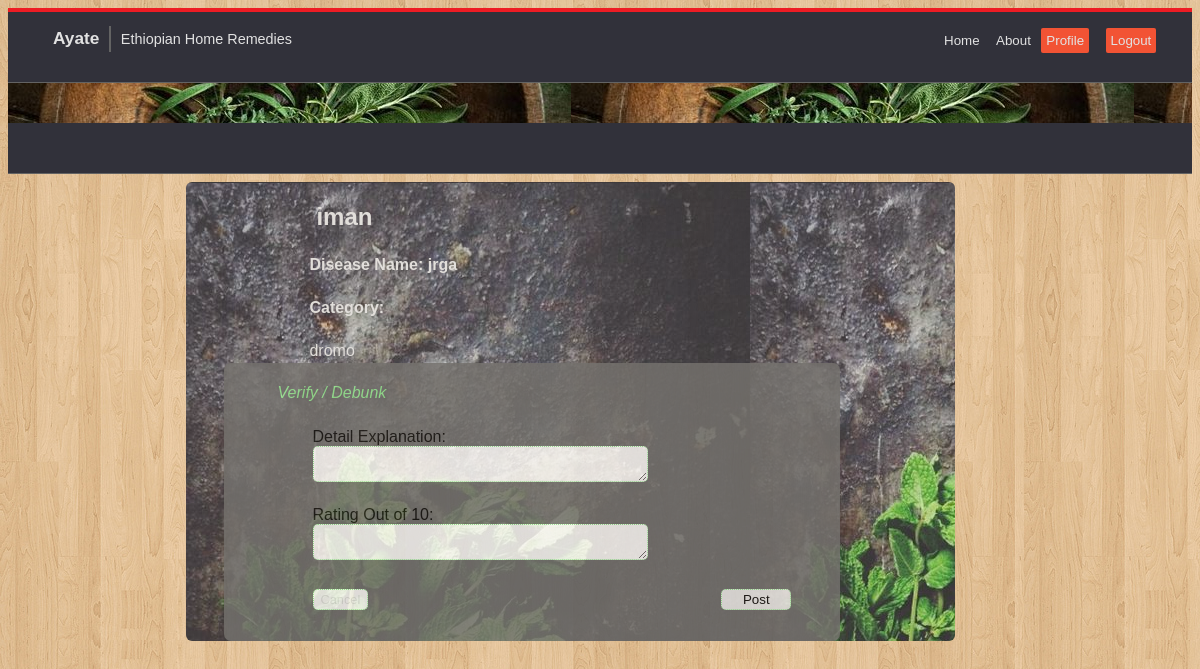
The app's page /view/include/debunkform.php?id=124 (signed in) with its own data.
### tables this page shows
CREATE TABLE IF NOT EXISTS `submit` (
  `submitterEmail` text NOT NULL,
  `diseaseName` text NOT NULL,
  `remedyName` text NOT NULL,
  `description` text NOT NULL,
  `catagory` text,
  `time` datetime NOT NULL,
  `submission_id` int(11) NOT NULL,
  `numberOfVotes` int(11) NOT NULL DEFAULT '0',
  `debunkedDescription` text,
  `status` int(11) NOT NULL DEFAULT '0',
  PRIMARY KEY (`time`)
);

### model/submissions.php (called while the page is built, shortened)
<?php
Class submission
{
    function getSubmission()
    {
        $conn = mysqli_connect('localhost', 'root', '', 'ayate');
        $sqlquery = "SELECT * FROM submit ";
        $result = mysqli_query($conn, $sqlquery);
        $returnedRemedies = array();
        if (mysqli_num_rows($result) > 0) {
            $i = 0;
            while ($row = mysqli_fetch_assoc($result)) {
                $returnedRemedies[$i] = array($row['numberOfVotes'], $row['submitterEmail'], $row['diseaseName'], $row['remedyName'],
                    $row['description'], $row['catagory'], $row['time'], $row['submission_id']);
                $i++;
            };
            return $returnedRemedies;
        } else {
            echo "Oops we couldnt retrive the remedies please try again!";
        }
    }
}
    ?>

### controler/debunkcontrol.php (the view, shortened to what this page needs)
<?php
function dispayRemedyDetail($submission_id){
    $getRemedy = querySubmissions();
    $i = 0;
    $string = "";
    while ($i < count($getRemedy)) {
        if($getRemedy[$i][7] == $submission_id){
            $string .= " <div  style='margin-left:17%;'>
					<table style='margin-left:-10px;'>
						<tr><h2>".$getRemedy[$i][3]."</h2></tr>
						<tr>
							<td><h4>Disease Name:   ".$getRemedy[$i][2]."</h4></td>
						</tr>
						<tr>
							<td><h4>Category:      ".$getRemedy[$i][5]."</h4></td>
						</tr>
						<tr> <td>".$getRemedy[$i][4]."</td> </tr>
					</table></div> ";
            return $string;
        }
        $i ++;
    }
    return "<h1>  oops! there seems to be a problem ... sorry we couldnt load the content</h1>";
}
function querySubmissions(){
    include "../../Model/submissions.php";
    $submissionsObj =  new submission();
    $getRemedy= $submissionsObj-> getSubmission();
    return $getRemedy;
}
?>

### view/include/debunkform.php (shortened to what this page needs)
<head>
    <link rel = "stylesheet" text = "text/css" href = "../styles/custom.css">
    <link rel = "stylesheet" text = "text/css" href = "../styles/style1.css">
    <link rel = "stylesheet" text = "text/css" href = "../styles/style2.css">
    <?php include "pheader.php"?>
</head>
<?php include "../../controler/debunkcontrol.php";?>
<body>
<div class="debunk-whole">
    <div class = "remedy-content">
        <div id='displayArea'>
            <?php echo dispayRemedyDetail($_GET['id']);?>
        </div>
    </div>
    <div class = "debunk-form">
        <p id = "in-sign"><i>Verify / Debunk</i><br></p>
        <form action = "../../controler/debunkcontrol.php?id=<?php echo $_GET['id']?>" method = "post">
            <ul>
                <li>
                    <label for = "explanation">Detail Explanation:</label>
                    <textarea name = "explanation" type = "text" tabindex="2" required='required'></textarea>
                </li>
                <li>
                    <label for = "rating">Rating Out of 10:</label>
                    <textarea name = "rating" type = "range" min = "0" max = "10" tabindex="3" required='required'></textarea>
                </li>
                <li id = "dpbuttons">
                    <button  id = "debCancel"> <a href="../professional.php" >Cancel </a></button>
                    <input type = "submit" value = "Post" id = "postButton">
                </li>
            </ul>
        </form>
    </div>
</div>

### view/styles/custom.css (style rules this page uses)
li { list-style: none; }
body { color: #e2e2e2; font-family: sans-serif; background-image:url(../images/AyateWallpaper.jpg); }
a { color: #e2e2e2; text-decoration: none; }
button { border: none; background: none; }

### view/styles/style1.css (style rules this page uses)
#in-sign { color: lightgreen; margin-left: 15px; }

### view/styles/style2.css (style rules this page uses)
#in-sign { color: lightgreen; }
.debunk-whole { margin-top: 20px; margin-left: 15%; width: 65%; background-image: url("../images/herb1.jpg"); opacity: 0.9; border-radius: 6px; border-top: 1px dotted transparent; }
.debunk-form { background-color: dimgray; opacity: 0.85; border-radius: 7px; padding: 5%; padding-top: 5px; padding-bottom: 5px; width: 70%; margin-left: 5%; }
.debunk-form form { display: block; color: #000000; }
.debunk-form form label { display: inline-block; width: 50%; text-align: left; }
.debunk-form form input { width: 70%; border: 1px dotted lightgreen; border-radius: 5px; padding: 2px; }
.debunk-form form textarea { width: 70%; border: 1px dotted lightgreen; border-radius: 5px; padding: 2px; }
.debunk-form #postButton { float: right; width: 70px; }
.debunk-form li { padding: 2%; }
#dpbuttons { padding-top: 3%; }
#in-sign { color: lightgreen; margin-left: 15px; }
#debCancel { color: Black; font-size: 0.8em; border-radius:5px; background-color: white; padding: 2px; padding-left: 7px; padding-right: 7px; border: 1px dotted lightgreen; text-decoration: none; }

### records on screen
submit: remedyName "iman", diseaseName "jrga", description "dromo"
